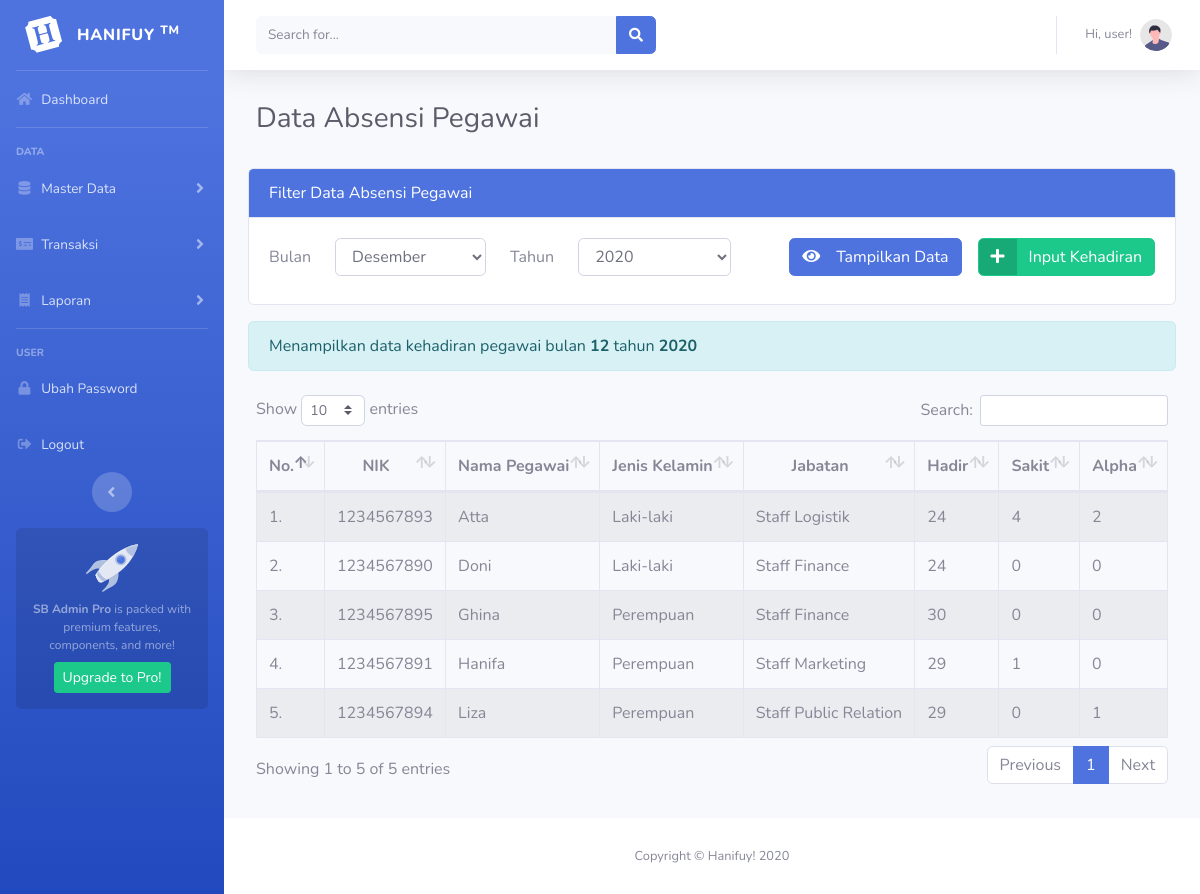
/admin/dataAbsensi?bulan=12&tahun=2020, run on the app's committed database.
### tables this page shows
CREATE TABLE `data_kehadiran` (
  `id_kehadiran` int(11) NOT NULL,
  `bulan` varchar(15) NOT NULL,
  `nik` varchar(50) NOT NULL,
  `nama_pegawai` varchar(225) NOT NULL,
  `jenis_kelamin` varchar(50) NOT NULL,
  `nama_jabatan` varchar(50) NOT NULL,
  `hadir` int(11) NOT NULL,
  `sakit` int(11) NOT NULL,
  `alpha` int(11) NOT NULL
);

CREATE TABLE `data_pegawai` (
  `id_pegawai` int(11) NOT NULL,
  `nik` varchar(50) NOT NULL,
  `nama_pegawai` varchar(225) NOT NULL,
  `username` varchar(120) NOT NULL,
  `password` varchar(255) NOT NULL,
  `jenis_kelamin` varchar(20) NOT NULL,
  `jabatan` varchar(50) NOT NULL,
  `tanggal_masuk` date NOT NULL,
  `status` varchar(50) NOT NULL,
  `photo` varchar(225) NOT NULL,
  `hak_akses` int(11) NOT NULL
);

### application/controllers/admin/DataAbsensi.php (called while the page is built, shortened)
<?php
class DataAbsensi extends CI_Controller {
    public function index()
    {
        $data['title'] = "Data Absensi Pegawai";
        if (isset($_GET['bulan']) && isset($_GET['tahun'])){
            $bulan = $this->input->get('bulan');
            $tahun = $this->input->get('tahun');
            $bulantahun = $bulan.$tahun;
        } else {
            $currMonth = date('m');
            $currYear = date('Y');
            redirect("admin/dataAbsensi?bulan=$currMonth&tahun=$currYear");
        }
        $data['jumlah_pegawai'] = $this->db->query("SELECT * FROM data_pegawai")->result();
        $data['absensi'] = $this->db->query("
            SELECT data_kehadiran.*,
            data_pegawai.nama_pegawai,
            data_pegawai.jenis_kelamin,
            data_pegawai.jabatan
            FROM data_kehadiran
            INNER JOIN data_pegawai ON data_kehadiran.nik = data_pegawai.nik
            INNER JOIN data_jabatan ON data_pegawai.jabatan = data_jabatan.nama_jabatan
            WHERE data_kehadiran.bulan = '$bulantahun'
            ORDER BY data_pegawai.nama_pegawai ASC
        ")->result();
        $this->load->view('templates_admin/header', $data);
        $this->load->view('templates_admin/sidebar');
        $this->load->view('admin/dataAbsensi', $data);
        $this->load->view('footer');
    }
}

### index.php (called while the page is built, shortened)
<?php
require_once BASEPATH.'core/CodeIgniter.php';

### application/views/admin/dataAbsensi.php (the view, shortened to what this page needs)
<div class="container-fluid">
    <div class="d-flex mb-4">
        <div class="p-2">
            <h1 class="h3 mb-0 text-gray-800"><?php echo $title ?></h1>
        </div>
        <div class="ml-auto p-2">
        </div>
    </div>
   <div class="card mb-3">
        <div class="card-header bg-primary text-white">
            Filter Data Absensi Pegawai
        </div>
        <div class="card-body">
            <form class="form-inline">
                <div class="form-group mb-2 mr-4">
                    <label for="staticEmail2" class="mr-4">Bulan</label>
                    <select class="form-control" name="bulan" required>
                        <?php
                        $opsiBulan = array(
                            "01" => "Januari",
                            "02" => "Februari",
                            "03" => "Maret",
                            "04" => "April",
                            "05" => "Mei",
                            "06" => "Juni",
                            "07" => "Juli",
                            "08" => "Agustus",
                            "09" => "September",
                            "10" => "Oktober",
                            "11" => "November",
                            "12" => "Desember"
                        );
                        $bulan = $_GET['bulan'];
                        foreach ($opsiBulan as $index => $namaBulan) {
                            echo "<option value='$index' ";
                            if ($bulan == $index)
                                echo "selected";
                            echo ">$namaBulan</option>";
                        }
                        ?>
                    </select>
                </div>
                <div class="form-group mb-2 mr-4">
                    <label for="staticEmail2" class="mr-4">Tahun</label>
                    <select class="form-control" name="tahun" required>
                        <?php
                        $tahun = $this->input->get('tahun');
                        $tahunSekarang = date('Y');
                        for ($th = $tahunSekarang; $th < $tahunSekarang + 5; $th++) {
                            echo "<option value='$th' ";
                            if ($tahun == $th)
                                echo "selected";
                            echo ">$th</option>";
                        }
                        ?>
                    </select>
                </div>
                <button type="submit" class="btn btn-primary mb-2 ml-auto mr-2"><i class="fas fa-eye mr-3"></i>Tampilkan Data</button>
                <a class="btn btn-success btn-icon-split mb-2 ml-2
                <?php
                if (count($absensi) == count($jumlah_pegawai)){
                    echo 'disabled';
                }
                ?>
                " href="
                <?php
                $base_url = base_url('admin/dataAbsensi/inputAbsensi');
                if (isset($_GET['bulan']) && isset($_GET['tahun'])){
                    echo $base_url.'?bulan='.$_GET['bulan'].'&&tahun='.$_GET['tahun'];
                } else {
                    echo $base_url;
                }
                ?>">
                    <span class="icon text-white">
                        <i class="fas fa-plus"></i>
                    </span>
                    <span class="text">Input Kehadiran</span>
                </a>
            </form>
        </div>
    </div>
    <?php
    if (!(isset($_GET['bulan']) && $_GET['bulan']!='') &&
        !(isset($_GET['tahun']) && $_GET['tahun']!='')){
        $bulan = date('m');
        $tahun = date('Y');
        $bulantahun = $bulan.$tahun;
    ?>
        <div class="alert alert-danger">
            Mohon masukkan bulan dan tahun terlebih dahulu.
        </div>
    <?php
    } else {
        $bulan = $_GET['bulan'];
        $tahun = $_GET['tahun'];
    ?>
        <?php
            $isDataExist = count($absensi);
            if (!$isDataExist){ ?>
                <div class="alert alert-danger">
                    Oops, mohon maaf data pada bulan dan tahun yang Anda pilih belum ada. Silahkan input data kehadiran terlebih dahulu.</div>
            <?php
            } else { ?>
            <div class="alert alert-info">
                Menampilkan data kehadiran pegawai
                bulan <span class="font-weight-bold"><?php echo $bulan ?></span>
                tahun <span class="font-weight-bold"><?php echo $tahun ?></span>
            </div>
            <div class="table-responsive p-2 mb-4">
                <table id="dataTable" class="table table-bordered table-striped">
                    <thead>
                        <tr class="text-center">
                            <th>No.</th>
                            <th>NIK</th>
                            <th>Nama Pegawai</th>
                            <th>Jenis Kelamin</th>
                            <th>Jabatan</th>
                            <th>Hadir</th>
                            <th>Sakit</th>
                            <th>Alpha</th>
                        </tr>
                    </thead>
                    <tbody>
                    <?php $no=1; foreach ($absensi as $a) : ?>
                        <tr>
                            <td><?php echo $no++?>.</td>
                            <td><?php echo $a->nik?></td>
                            <td><?php echo $a->nama_pegawai?></td>
                            <td><?php echo $a->jenis_kelamin?></td>
                            <td><?php echo $a->nama_jabatan ?></td>
                            <td><?php echo $a->hadir?></td>
                            <td><?php echo $a->sakit?></td>
                            <td><?php echo $a->alpha?></td>
                        </tr>
                    <?php endforeach; ?>
                    </tbody>
                </table>
            </div>
        <?php
            }
        ?>
    <?php
    }
    ?>
</div>
</div>

### application/views/templates_admin/header.php (shortened to what this page needs)
<!DOCTYPE html>
<html lang="en">
<head>
    <link href="<?php echo base_url() ?>assets/vendor/fontawesome-free/css/all.min.css" rel="stylesheet" type="text/css">
    <link href="<?php echo base_url() ?>assets/css/sb-admin-2.min.css" rel="stylesheet">
    <link href="<?php echo base_url() ?>assets/css/dataTables.bootstrap4.min.css" rel="stylesheet">
</head>

### application/views/templates_admin/sidebar.php (shortened to what this page needs)
<body id="page-top">
    <div id="wrapper">
        <ul class="navbar-nav bg-gradient-primary sidebar sidebar-dark accordion" id="accordionSidebar">
            <a class="sidebar-brand d-flex align-items-center justify-content-center" href="index.html">
                <div class="sidebar-brand-icon rotate-n-15">
                    <i class="fab fa-hire-a-helper"></i>
                </div>
                <div class="sidebar-brand-text mx-3">HANIFUY <sup>TM</sup></div>
            </a>
            <hr class="sidebar-divider my-0">
            <li  class="nav-item">
                <a class="nav-link" href="<?php echo base_url('admin/dashboard')?>">
                    <i class="fas fa-fw fa-home"></i>
                    <span>Dashboard</span></a>
            </li>
            <hr class="sidebar-divider">
            <div class="sidebar-heading">
                Data
            </div>
            <li class="nav-item">
                <a class="nav-link collapsed" href="#" data-toggle="collapse" data-target="#collapseTwo"
                    aria-expanded="true" aria-controls="collapseTwo">
                    <i class="fas fa-fw fa-database"></i>
                    <span>Master Data</span>
                </a>
            </li>
            <li class="nav-item">
                <a class="nav-link collapsed" href="#" data-toggle="collapse" data-target="#collapseUtilities"
                    aria-expanded="true" aria-controls="collapseUtilities">
                    <i class="fas fa-fw fa-money-check-alt"></i>
                    <span>Transaksi</span>
                </a>
            </li>
            <li class="nav-item">
                <a class="nav-link collapsed" href="#" data-toggle="collapse" data-target="#collapsePages"
                    aria-expanded="true" aria-controls="collapsePages">
                    <i class="fas fa-fw fa-receipt"></i>
                    <span>Laporan</span>
                </a>
            </li>
            <hr class="sidebar-divider">
            <div class="sidebar-heading">
                User
            </div>
            <li class="nav-item">
                <a class="nav-link" href="charts.html">
                    <i class="fas fa-fw fa-lock"></i>
                    <span>Ubah Password</span></a>
            </li>
            <li class="nav-item">
                <a class="nav-link" href="tables.html">
                    <i class="fas fa-fw fa-sign-out-alt"></i>
                    <span>Logout</span></a>
            </li>
            <div class="text-center d-none d-md-inline">
                <button class="rounded-circle border-0" id="sidebarToggle"></button>
            </div>
            <div class="sidebar-card">
                <img class="sidebar-card-illustration mb-2" src="<?php echo base_url() ?>assets/img/undraw_rocket.svg" alt="">
                <p class="text-center mb-2"><strong>SB Admin Pro</strong> is packed with premium features, components, and more!</p>
                <a class="btn btn-success btn-sm" href="https://startbootstrap.com/theme/sb-admin-pro">Upgrade to Pro!</a>
            </div>
        </ul>
        <div id="content-wrapper" class="d-flex flex-column">
            <div id="content">
                <nav class="navbar navbar-expand navbar-light bg-white topbar mb-4 static-top shadow">
                    <form class="d-none d-sm-inline-block form-inline mr-auto ml-md-3 my-2 my-md-0 mw-100 navbar-search">
                        <div class="input-group">
                            <input type="text" class="form-control bg-light border-0 small" placeholder="Search for..." aria-label="Search" aria-describedby="basic-addon2">
                            <div class="input-group-append">
                                <button class="btn btn-primary" type="button">
                                    <i class="fas fa-search fa-sm"></i>
                                </button>
                            </div>
                        </div>
                    </form>
                    <ul class="navbar-nav ml-auto">
                        <li class="nav-item dropdown no-arrow">
                            <a class="nav-link dropdown-toggle" href="#" id="userDropdown" role="button"
                                data-toggle="dropdown" aria-haspopup="true" aria-expanded="false">
                                <span class="mr-2 d-none d-lg-inline text-gray-600 small">Hi, user!</span>
                                <img class="img-profile rounded-circle"
                                    src="<?php echo base_url() ?>assets/img/undraw_profile.svg">
                            </a>
                        </li>
                    </ul>
                </nav>

### application/views/footer.php (shortened to what this page needs)
<footer class="sticky-footer bg-white">
                <div class="container my-auto">
                    <div class="copyright text-center my-auto">
                        <span>Copyright &copy; Hanifuy! 2020</span>
                    </div>
                </div>
            </footer>
        </div>
    </div>
</body>
</html>

### data on the page
data_kehadiran: nik "1234567893", data_pegawai.nama_pegawai "Atta", data_pegawai.jenis_kelamin "Laki-laki", nama_jabatan "Staff Logistik", hadir "24", sakit "4", alpha "2"
data_kehadiran: nik "1234567890", data_pegawai.nama_pegawai "Doni", data_pegawai.jenis_kelamin "Laki-laki", nama_jabatan "Staff Finance", hadir "24", sakit "0", alpha "0"
data_kehadiran: nik "1234567895", data_pegawai.nama_pegawai "Ghina", data_pegawai.jenis_kelamin "Perempuan", nama_jabatan "Staff Finance", hadir "30", sakit "0", alpha "0"
data_kehadiran: nik "1234567891", data_pegawai.nama_pegawai "Hanifa", data_pegawai.jenis_kelamin "Perempuan", nama_jabatan "Staff Marketing", hadir "29", sakit "1", alpha "0"
data_kehadiran: nik "1234567894", data_pegawai.nama_pegawai "Liza", data_pegawai.jenis_kelamin "Perempuan", nama_jabatan "Staff Public Relation", hadir "29", sakit "0", alpha "1"

### other printed values
$title "Data Absensi Pegawai"
$bulan "12"
$tahun "2020"
form field bulan "Desember"
form field tahun "2020"
